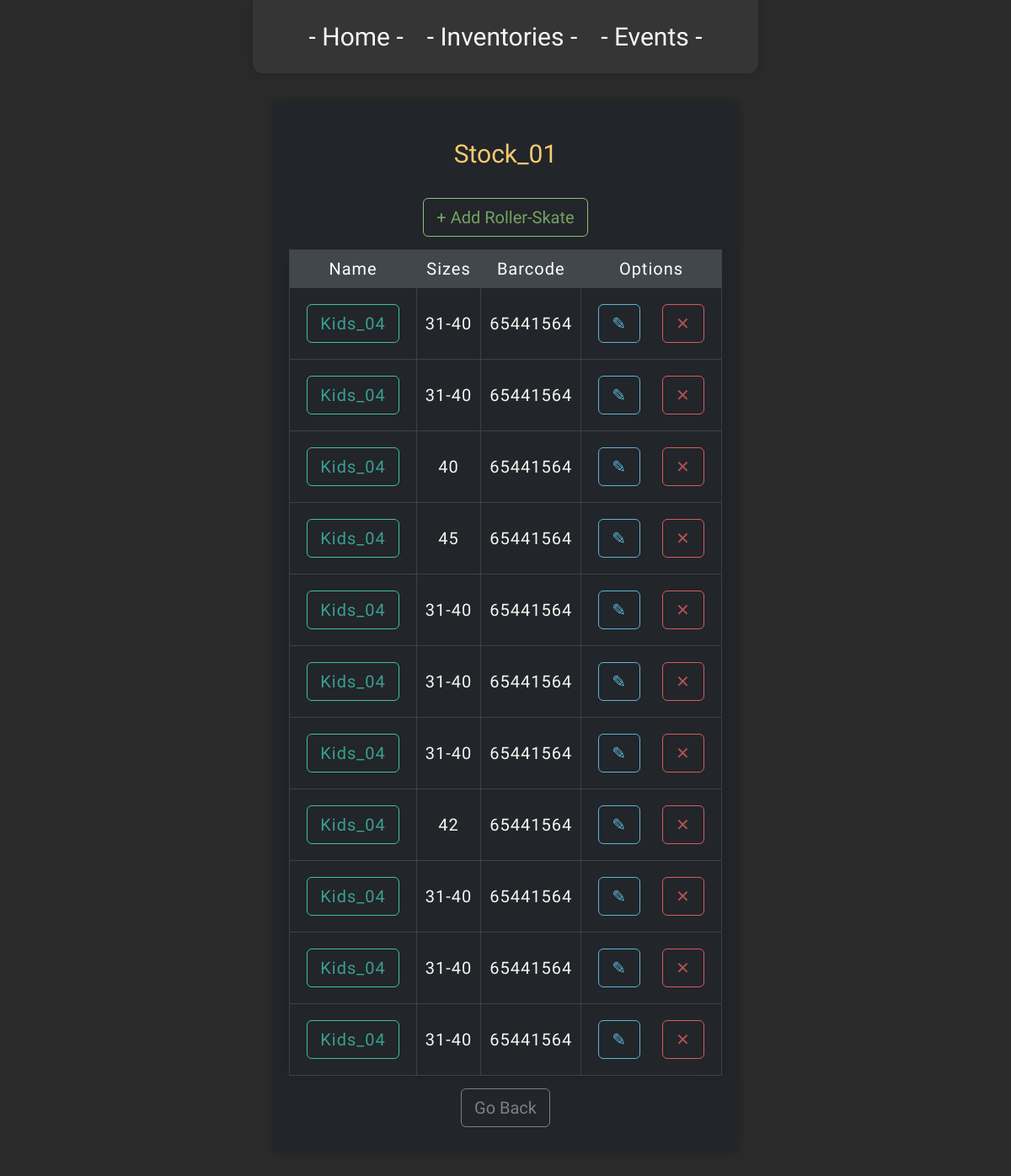
The app's page /1/, older data.
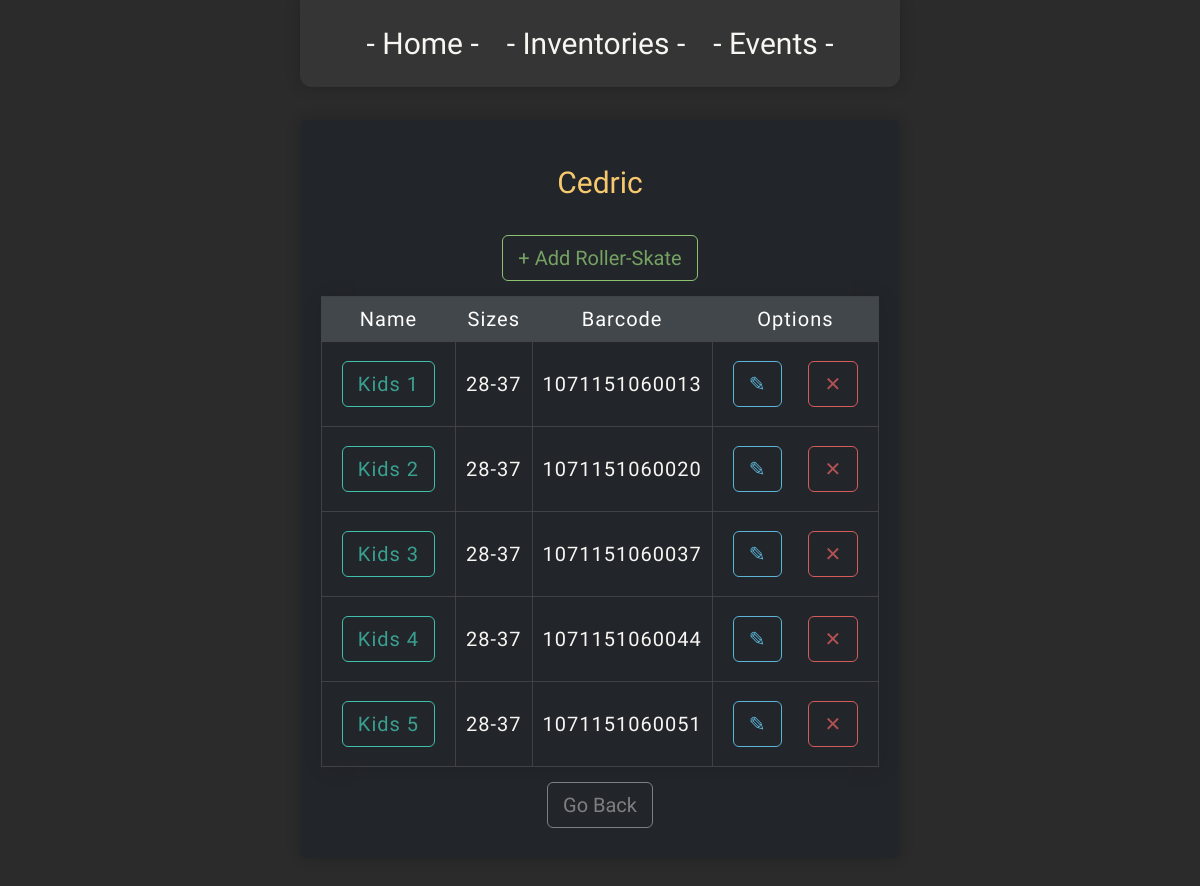
The same page, newer data.
### RollerSkateInventory/models.py (models this page shows, shortened)
class Inventory(models.Model):
    name = models.CharField(max_length=50)
    address = models.CharField(max_length=255)

class RollerSkate(models.Model):
    name = models.CharField(max_length=50)
    SIZE_CHOICES = [(i, str(i)) for i in range(28, 46)]
    size_min = models.IntegerField(choices=SIZE_CHOICES)
    size_max = models.IntegerField(choices=SIZE_CHOICES, null=True, blank=True)
    barcode = models.IntegerField()
    inventory = models.ForeignKey(Inventory, related_name='rollerskates', on_delete=models.CASCADE)

### RollerSkateInventory/views.py (the view)
# urls.py: path('<int:pk>/', views.Detail_Inventory, name='inventory-detail'),
def Detail_Inventory(request, pk):
    inventory = Inventory.objects.get(id=pk)
    template = 'RollerSkateInventory/inventory_detail.html'
    url = reverse_lazy('inventory-list', kwargs={'pk': pk})
    context = {
            'inventory': inventory,
            'class' : "rollerskate",
            'cancel': url,
            }
    return render(request, template, context)

### RollerSkateInventory/templates/RollerSkateInventory/inventory_detail.html (shortened to what this page needs)
{% extends "RollerSkateInventory/base.html" %}
{% block content %}
  <h1 class="inventory">{{inventory.name}}</h1>
  <table>
    <thead>
        <tr>
            <th>Name</th>
            <th>Sizes</th>
            <th>Barcode</th>
            <th>Options</th>
        </tr>
    </thead>
    <a class="btn create" href="{% url 'rollerskate-create' inventory.id %}">+ Add Roller-Skate</a>
    <tbody>
        {% for rollerskate in inventory.rollerskates.all %}
          <tr>
              <td><a class="btn rollerskate" href="{%url 'rollerskate-detail' inventory.id rollerskate.id%}">{{ rollerskate.name }}</a></td>
              {%if rollerskate.size_min == rollerskate.size_max%}
                <td>{{ rollerskate.size_min }}</td>
              {% else %}
                <td>{{ rollerskate.size_min }}-{{ rollerskate.size_max }}</td>
              {% endif %}
              <td>{{ rollerskate.barcode }}</td>
              <td>
                <a class="btn update" href="{% url 'rollerskate-update'  inventory.id rollerskate.id %}">&#9998</a>
                <a class="btn danger" href="{% url 'rollerskate-delete'  inventory.id rollerskate.id %}">&#10005</a>
              </td>
          </tr>
        {% empty %}
            </tbody>
          </table>
          <p class="red">No Roller-Skates Found</p>
        {% endfor %}
    </tbody>
  </table>
  <a class="btn" href="{% url 'inventory-list' %}"> Go Back</a>
{% endblock %}

Row changes from the older to the newer data that the page shows:
removed RollerSkate: name "Kids_04", size_min "31", size_max "40", barcode "65441564"
removed RollerSkate: name "Kids_04", size_min "31", size_max "40", barcode "65441564"
removed RollerSkate: name "Kids_04", size_min "40", barcode "65441564"
removed RollerSkate: name "Kids_04", size_min "45", barcode "65441564"
removed RollerSkate: name "Kids_04", size_min "31", size_max "40", barcode "65441564"
removed RollerSkate: name "Kids_04", size_min "31", size_max "40", barcode "65441564"
removed RollerSkate: name "Kids_04", size_min "31", size_max "40", barcode "65441564"
removed RollerSkate: name "Kids_04", size_min "42", barcode "65441564"
removed RollerSkate: name "Kids_04", size_min "31", size_max "40", barcode "65441564"
removed RollerSkate: name "Kids_04", size_min "31", size_max "40", barcode "65441564"
removed RollerSkate: name "Kids_04", size_min "31", size_max "40", barcode "65441564"
changed Inventory: name "Stock_01" → "Cedric"
added RollerSkate: name "Kids 1", size_min "28", size_max "37", barcode "1071151060013"
added RollerSkate: name "Kids 2", size_min "28", size_max "37", barcode "1071151060020"
added RollerSkate: name "Kids 3", size_min "28", size_max "37", barcode "1071151060037"
added RollerSkate: name "Kids 4", size_min "28", size_max "37", barcode "1071151060044"
added RollerSkate: name "Kids 5", size_min "28", size_max "37", barcode "1071151060051"
